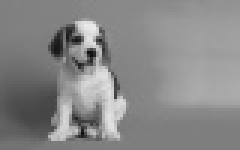
#> input picture Ciclo_4/filhote.jpg, 80 x 50 px, found by its file name (shown 3 times larger)
$ python ruidos.py
#> lines starting #> are read from the running program, lines starting #| are printed output that depends on the picture
import cv2

# Carregar a imagem
image_path = '/home/anabenetti/Semear_25/meuprojeto/filhote.jpg'
image = cv2.imread(image_path)
#> image is the input picture: shape (50, 80, 3); min 15, max 236, mean 135.3

# Verificar se a imagem foi carregada corretamente
if image is None:
    print("Erro ao abrir a imagem.")
else:
    # Aplicar Gaussian Blur
    gaussian_blur = cv2.GaussianBlur(image, (5, 5), 0)  # O segundo parâmetro é o tamanho do kernel, que deve ser positivo e ímpar. O terceiro é o desvio padrão.
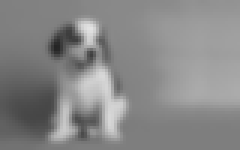
#> gaussian_blur: shape (50, 80, 3) (shown 3 times larger); min 37, max 226, mean 135.3

    # Aplicar Median Blur
    median_blur = cv2.medianBlur(image, 5)  # O parâmetro é o tamanho do kernel, que deve ser um número ímpar maior que 1.
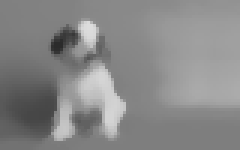
#> median_blur: shape (50, 80, 3) (shown 3 times larger); min 43, max 221, mean 135.9

    # Exibir a imagem original
    cv2.imshow('Imagem Original', image)

    # Exibir a imagem com Gaussian Blur
    cv2.imshow('Gaussian Blur', gaussian_blur)

    # Exibir a imagem com Median Blur
    cv2.imshow('Median Blur', median_blur)

    # Aguardar que uma tecla seja pressionada para fechar as janelas
    cv2.waitKey(0)
    cv2.destroyAllWindows()
